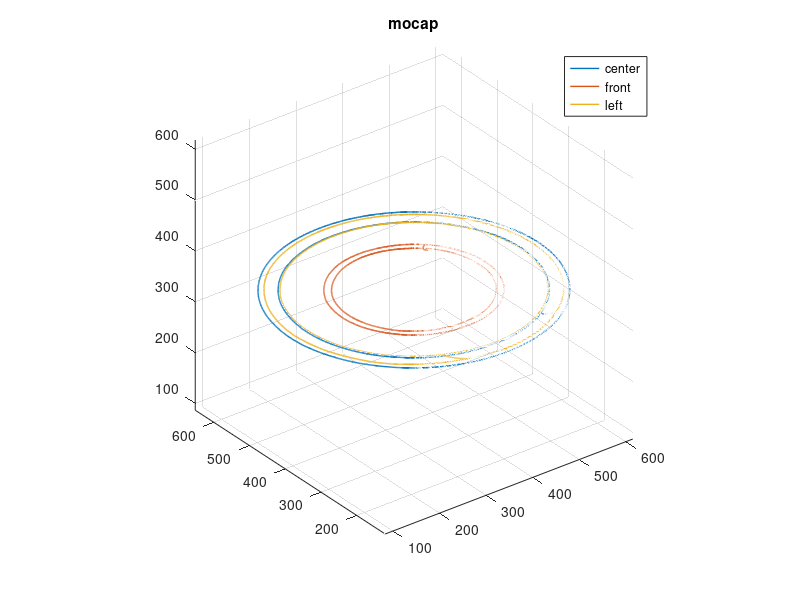

Write MATLAB code to recreate this figure.
clc
clear all

% load data
% ar = load("mocap/equal_mocap_2022_01_28_0.txt");
ar = load("mocap/mocap_2022_03_07_0.txt");
% ar = load("simulation/mocap_2022_03_04_1.csv");

center_index = 5;
front_index = 2;
left_index = 8;

tot_tick = length(ar);

% find start transform
% average quaternion and translation

% express points in start axis

% plot path
st = 1;   %% start tick
et = tot_tick;  %% end tick

figure(11)
subplot(1,1,1)
plot3(ar(st:et,center_index), ar(st:et,center_index+1), ar(st:et,center_index+2), 'LineWidth',1)
title('mocap')
hold on
plot3(ar(st:et,front_index), ar(st:et,front_index+1), ar(st:et,front_index+2), 'LineWidth',1)
plot3(ar(st:et,left_index), ar(st:et,left_index+1), ar(st:et,left_index+2), 'LineWidth',1)
legend({'center','front','left'})
axis equal
hold off
grid on


